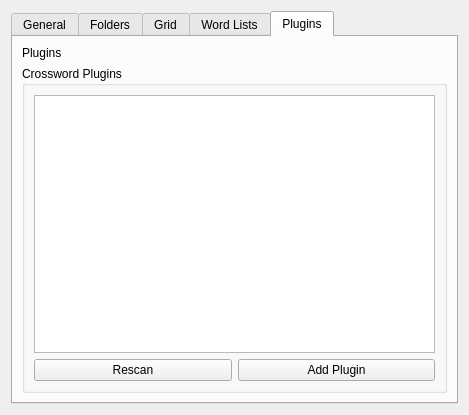
<?xml version="1.0" encoding="UTF-8"?>
<ui version="4.0">
 <class>PreferencesPage</class>
 <widget class="QDialog" name="PreferencesPage">
  <property name="geometry">
   <rect>
    <x>0</x>
    <y>0</y>
    <width>469</width>
    <height>415</height>
   </rect>
  </property>
  <property name="windowTitle">
   <string>Preferences</string>
  </property>
  <layout class="QHBoxLayout" name="horizontalLayout">
   <item>
    <widget class="QTabWidget" name="tabWidget">
     <property name="enabled">
      <bool>true</bool>
     </property>
     <property name="currentIndex">
      <number>4</number>
     </property>
     <property name="tabsClosable">
      <bool>false</bool>
     </property>
     <property name="movable">
      <bool>false</bool>
     </property>
     <widget class="QWidget" name="general">
      <attribute name="title">
       <string>General</string>
      </attribute>
      <layout class="QHBoxLayout" name="horizontalLayout_3">
       <item>
        <layout class="QVBoxLayout" name="verticalLayout_2">
         <item>
          <widget class="QGroupBox" name="groupBox_4">
           <property name="title">
            <string>Cursor</string>
           </property>
           <layout class="QHBoxLayout" name="horizontalLayout_11">
            <item>
             <layout class="QHBoxLayout" name="horizontalLayout_10">
              <item>
               <widget class="QLabel" name="cursorColourLabel">
                <property name="text">
                 <string>Cursor Colour:</string>
                </property>
               </widget>
              </item>
              <item>
               <widget class="QPushButton" name="cursorColourPushButton">
                <property name="text">
                 <string/>
                </property>
               </widget>
              </item>
             </layout>
            </item>
           </layout>
          </widget>
         </item>
        </layout>
       </item>
      </layout>
     </widget>
     <widget class="QWidget" name="folders">
      <attribute name="title">
       <string>Folders</string>
      </attribute>
      <layout class="QHBoxLayout" name="horizontalLayout_2">
       <item>
        <layout class="QVBoxLayout" name="verticalLayout">
         <item>
          <widget class="QGroupBox" name="groupBox">
           <property name="title">
            <string>Default Folders</string>
           </property>
           <layout class="QVBoxLayout" name="verticalLayout_3">
            <item>
             <layout class="QHBoxLayout" name="horizontalLayout_5">
              <item>
               <widget class="QLabel" name="loadCrosswordFolderLabel">
                <property name="text">
                 <string>Crossword Load Folder:</string>
                </property>
               </widget>
              </item>
              <item>
               <widget class="QLineEdit" name="loadCrosswordFolderLineEdit">
                <property name="readOnly">
                 <bool>true</bool>
                </property>
               </widget>
              </item>
              <item>
               <widget class="QPushButton" name="loadCrosswordFolderPushButton">
                <property name="text">
                 <string>...</string>
                </property>
               </widget>
              </item>
             </layout>
            </item>
            <item>
             <layout class="QHBoxLayout" name="horizontalLayout_6">
              <item>
               <widget class="QLabel" name="saveCrosswordFolderLabel">
                <property name="text">
                 <string>Crossword Save Folder:</string>
                </property>
               </widget>
              </item>
              <item>
               <widget class="QLineEdit" name="saveCrosswordFolderLineEdit">
                <property name="readOnly">
                 <bool>true</bool>
                </property>
               </widget>
              </item>
              <item>
               <widget class="QPushButton" name="saveCrosswordFolderPushButton">
                <property name="text">
                 <string>...</string>
                </property>
               </widget>
              </item>
             </layout>
            </item>
           </layout>
          </widget>
         </item>
        </layout>
       </item>
      </layout>
     </widget>
     <widget class="QWidget" name="grid">
      <attribute name="title">
       <string>Grid</string>
      </attribute>
      <layout class="QVBoxLayout" name="verticalLayout_7">
       <item>
        <widget class="QGroupBox" name="groupBox_3">
         <property name="title">
          <string>Grid Item Properties</string>
         </property>
         <layout class="QVBoxLayout" name="verticalLayout_9">
          <item>
           <layout class="QHBoxLayout" name="horizontalLayout_4">
            <item>
             <widget class="QLabel" name="itemBackgroundColourLabel">
              <property name="text">
               <string>Item Background Colour</string>
              </property>
             </widget>
            </item>
            <item>
             <widget class="QPushButton" name="itemBackgroundColourPushButton">
              <property name="text">
               <string>PushButton</string>
              </property>
             </widget>
            </item>
           </layout>
          </item>
          <item>
           <layout class="QHBoxLayout" name="horizontalLayout_8">
            <item>
             <widget class="QLabel" name="itemForegroundColourLabel">
              <property name="text">
               <string>Item Foreground Colour</string>
              </property>
             </widget>
            </item>
            <item>
             <widget class="QPushButton" name="itemForegroundColourPushButton">
              <property name="text">
               <string>PushButton</string>
              </property>
             </widget>
            </item>
           </layout>
          </item>
          <item>
           <layout class="QHBoxLayout" name="horizontalLayout_9">
            <item>
             <widget class="QLabel" name="wordColourLabel">
              <property name="text">
               <string>Word Colour</string>
              </property>
             </widget>
            </item>
            <item>
             <widget class="QPushButton" name="wordColourPushButton">
              <property name="text">
               <string>PushButton</string>
              </property>
             </widget>
            </item>
           </layout>
          </item>
         </layout>
        </widget>
       </item>
      </layout>
     </widget>
     <widget class="QWidget" name="wordlists">
      <attribute name="title">
       <string>Word Lists</string>
      </attribute>
     </widget>
     <widget class="QWidget" name="plugins">
      <attribute name="title">
       <string>Plugins</string>
      </attribute>
      <layout class="QVBoxLayout" name="verticalLayout_5">
       <item>
        <layout class="QVBoxLayout" name="verticalLayout_4">
         <item>
          <widget class="QLabel" name="pluginsLabel">
           <property name="text">
            <string>Plugins </string>
           </property>
          </widget>
         </item>
         <item>
          <widget class="QGroupBox" name="groupBox_2">
           <property name="title">
            <string>Crossword Plugins</string>
           </property>
           <layout class="QVBoxLayout" name="verticalLayout_6">
            <item>
             <widget class="QTableView" name="pluginsTableView"/>
            </item>
            <item>
             <layout class="QHBoxLayout" name="horizontalLayout_7">
              <item>
               <widget class="QPushButton" name="rescanPluginsPushButton">
                <property name="text">
                 <string>Rescan</string>
                </property>
               </widget>
              </item>
              <item>
               <widget class="QPushButton" name="addPluginPushButton">
                <property name="text">
                 <string>Add Plugin</string>
                </property>
               </widget>
              </item>
             </layout>
            </item>
           </layout>
          </widget>
         </item>
        </layout>
       </item>
      </layout>
     </widget>
    </widget>
   </item>
  </layout>
 </widget>
 <resources/>
 <connections/>
</ui>
